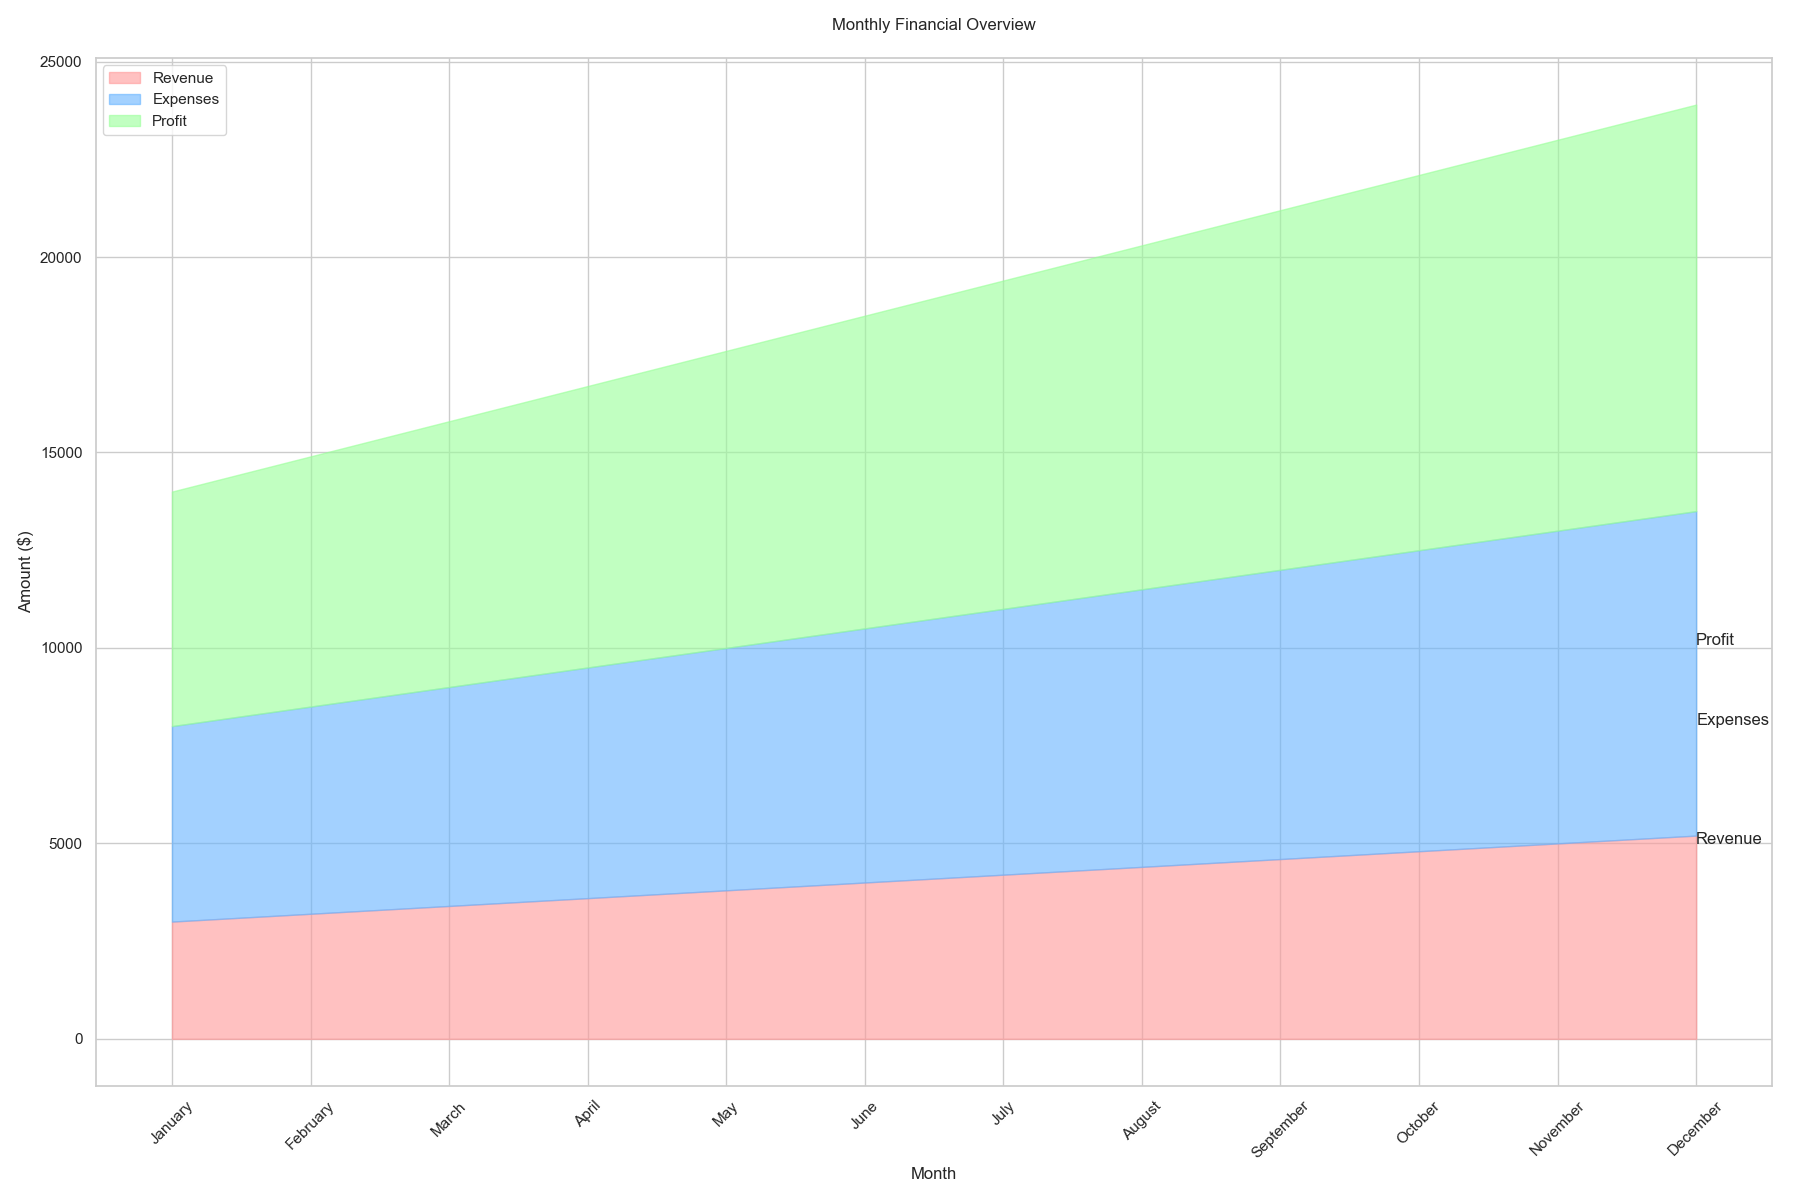

Generate this figure with Python:

import pandas as pd
import seaborn as sns
import matplotlib.pyplot as plt

data = {
    'Month': ['January', 'February', 'March', 'April', 'May', 'June', 'July',
              'August', 'September', 'October', 'November', 'December'],
    'Revenue': [3000, 3200, 3400, 3600, 3800, 4000, 4200, 4400, 4600, 4800, 5000, 5200],
    'Expenses': [2000, 2100, 2200, 2300, 2400, 2500, 2600, 2700, 2800, 2900, 3000, 3100],
    'Profit': [1000, 1100, 1200, 1300, 1400, 1500, 1600, 1700, 1800, 1900, 2000, 2100]
}

df = pd.DataFrame(data)
df = df.set_index('Month')

df_cum = df.cumsum(axis=1)

colors = ['#ff9999', '#66b3ff', '#99ff99']

plt.figure(figsize=(18, 12))

plt.fill_between(df.index, 0, df_cum['Revenue'], color=colors[0], alpha=0.6, label='Revenue')
plt.fill_between(df.index, df_cum['Revenue'], df_cum['Revenue'] + df_cum['Expenses'], color=colors[1], alpha=0.6, label='Expenses')
plt.fill_between(df.index, df_cum['Revenue'] + df_cum['Expenses'], df_cum['Revenue'] + df_cum['Expenses'] + df_cum['Profit'], color=colors[2], alpha=0.6, label='Profit')

for category in ['Revenue', 'Expenses', 'Profit']:
    plt.text(df.index[-1], df_cum[category][-1] - (df_cum[category][-1] - df_cum[category].shift(1)[-1]) / 2, category, verticalalignment='center')

plt.title('Monthly Financial Overview', pad=20)
plt.xlabel('Month')
plt.ylabel('Amount ($)')
plt.xticks(rotation=45)
plt.legend(loc='upper left')
plt.tight_layout()

plt.show()
